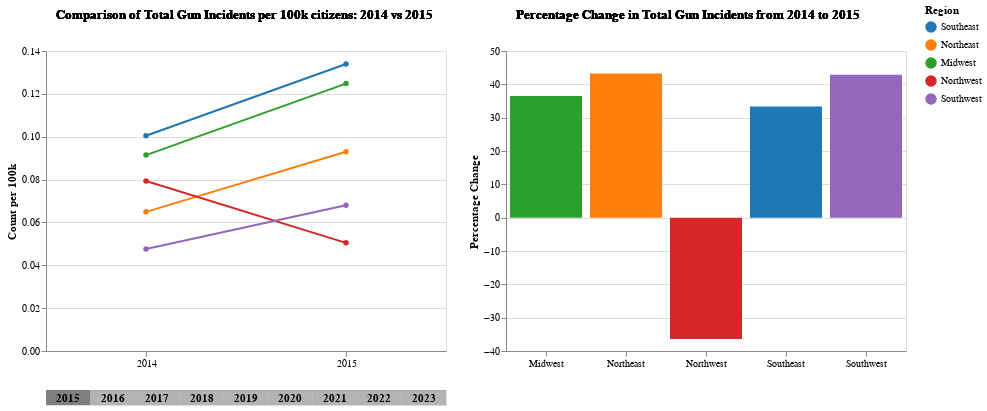

The notebook cell this image was saved under:
### Code cell
import altair as alt
import pandas as pd

SLOPE_CHART_DIM = (400, 400)
BAR_CHART_DIM = (400, 400)

# Define categorical palette for the regions
palette = alt.Scale(
    domain=['Southeast', 'Northeast', 'Midwest', 'Northwest', 'Southwest'],
    range=['#1f77b4', '#ff7f0e', '#2ca02c', '#d62728', '#9467bd']
)

# Define the base year
base_year = all_years[0]

region_df.rename(columns={'StateOrRegion': 'Region'}, inplace=True)
region_df = region_df.sort_values(by=['Region', 'Year'])

# Calculate percentage change with respect to the base year
region_df['Percentage Change'] = region_df.groupby('Region')['Count per 100k'].apply(lambda x: (x - x.iloc[0]) / x.iloc[0] * 100).reset_index(level=0, drop=True)

# Create a selection slider for the year with ordinal values
year_select = alt.selection_point(fields=['Year'], value=[{'Year': all_years[1]}], name='YearSelect')


title_df = region_df[["Year"]].copy()
title_df["title"] = title_df.apply(
    lambda x: f"Comparison of Total Gun Incidents per 100k citizens: {base_year} vs {x['Year']}",
    axis=1
)

slope_chart_title = alt.Chart(title_df).mark_text(
    align='left',
    fontSize=13,
    fontWeight='bold',
).encode(
    text=alt.condition(
        "datum.Year == YearSelect.Year",
        'title:N',
        alt.value('')
    )
)

# Slope chart
slope_chart = alt.Chart(region_df).mark_line(point=True).encode(
    x=alt.X('Year:O', title=''),
    y='Count per 100k:Q',
    color=alt.Color('Region:N', scale=palette),
    detail='Region:N',
    tooltip=['Region:N', 'Count per 100k:Q']
).transform_filter(
    f"datum.Year == YearSelect.Year || datum.Year == {base_year}"
).properties(
    width=SLOPE_CHART_DIM[0],
    height=SLOPE_CHART_DIM[1]-100,
    #title=f'Total Incidents by Region Compared to {base_year}'
)

title_df = region_df[["Year"]].copy()
title_df["title"] = title_df.apply(
    lambda x: f"Percentage Change in Total Gun Incidents from {base_year} to {x['Year']}",
    axis=1
)

bar_plot_title = alt.Chart(title_df).mark_text(
    align='left',
    fontSize=13,
    fontWeight='bold',
).encode(
    text=alt.condition(
        "datum.Year == YearSelect.Year",
        'title:N',
        alt.value('')
    )
)

# Bar plot for percentage change
bar_plot = alt.Chart(region_df).mark_bar().encode(
    x=alt.X('Region:N', title=''),
    y='Percentage Change:Q',
    color=alt.Color('Region:N', scale=palette),
    tooltip=['Region:N', alt.Tooltip('Percentage Change:Q', format='.2f')]
).transform_filter(
    year_select
).properties(
    width=BAR_CHART_DIM[0],
    height=BAR_CHART_DIM[1]-100,
    #title=alt.TitleParams(
    #    text=f'Percentage Change in Total Incidents by Region Compared to {base_year}',
    #    align='center',
    #    angle=0
    #)
)

year_data = pd.DataFrame({
    'Year': [2015, 2016, 2017, 2018, 2019, 2020, 2021, 2022, 2023],
})

year_selector = alt.Chart(year_data).mark_rect().encode(
    x=alt.X('Year:O', title='', axis=None),
    opacity=alt.condition(year_select, alt.value(1.0), alt.value(0.6)),
    color=alt.value('grey')
).properties(
    width=SLOPE_CHART_DIM[0],
    height=15
).add_params(
    year_select
)

year_text = alt.Chart(year_data).mark_text(
    align='center',
    baseline='middle',
    dy=1,
    fontWeight='bold',
).encode(
    x=alt.X('Year:O'),
    text=alt.Text('Year:O')
)

# Combine the charts and add the slider
combined_chart = alt.hconcat(
    alt.vconcat(slope_chart_title,slope_chart,year_selector + year_text),alt.vconcat(bar_plot_title,bar_plot)
).configure_axisX(
    labelAngle=0
).resolve_scale(
    x='independent'
)

combined_chart

### Figure 1 — Vega-Lite specification as saved in the notebook (floating-point values rounded to 4 significant figures)
{"config": {"view": {"continuousWidth": 300, "continuousHeight": 300}, "axisX": {"labelAngle": 0}}, "hconcat": [{"vconcat": [{"data": {"name": "data-27e198d2c9cfbea876af4edc7c2c1276"}, "mark": {"type": "text", "align": "left", "fontSize": 13, "fontWeight": "bold"}, "encoding": {"text": {"condition": {"test": "datum.Year == YearSelect.Year", "field": "title", "type": "nominal"}, "value": ""}}}, {"data": {"name": "data-f8b757788afaaef0b4fd4218a55bc0a1"}, "mark": {"type": "line", "point": true}, "encoding": {"color": {"field": "Region", "scale": {"domain": ["Southeast", "Northeast", "Midwest", "Northwest", "Southwest"], "range": ["#1f77b4", "#ff7f0e", "#2ca02c", "#d62728", "#9467bd"]}, "type": "nominal"}, "detail": {"field": "Region", "type": "nominal"}, "tooltip": [{"field": "Region", "type": "nominal"}, {"field": "Count per 100k", "type": "quantitative"}], "x": {"field": "Year", "title": "", "type": "ordinal"}, "y": {"field": "Count per 100k", "type": "quantitative"}}, "height": 300, "transform": [{"filter": "datum.Year == YearSelect.Year || datum.Year == 2014"}], "width": 400}, {"layer": [{"mark": {"type": "rect"}, "encoding": {"color": {"value": "grey"}, "opacity": {"condition": {"param": "YearSelect", "value": 1.0}, "value": 0.6}, "x": {"axis": null, "field": "Year", "title": "", "type": "ordinal"}}, "name": "view_12"}, {"mark": {"type": "text", "align": "center", "baseline": "middle", "dy": 1, "fontWeight": "bold"}, "encoding": {"text": {"field": "Year", "type": "ordinal"}, "x": {"field": "Year", "type": "ordinal"}}}], "data": {"name": "data-d6ffdcef77ecd84b627afbe0a281bc69"}, "height": 15, "width": 400}]}, {"vconcat": [{"data": {"name": "data-ca61dfec225c8a3497824bc9b482ca8e"}, "mark": {"type": "text", "align": "left", "fontSize": 13, "fontWeight": "bold"}, "encoding": {"text": {"condition": {"test": "datum.Year == YearSelect.Year", "field": "title", "type": "nominal"}, "value": ""}}}, {"data": {"name": "data-f8b757788afaaef0b4fd4218a55bc0a1"}, "mark": {"type": "bar"}, "encoding": {"color": {"field": "Region", "scale": {"domain": ["Southeast", "Northeast", "Midwest", "Northwest", "Southwest"], "range": ["#1f77b4", "#ff7f0e", "#2ca02c", "#d62728", "#9467bd"]}, "type": "nominal"}, "tooltip": [{"field": "Region", "type": "nominal"}, {"field": "Percentage Change", "format": ".2f", "type": "quantitative"}], "x": {"field": "Region", "title": "", "type": "nominal"}, "y": {"field": "Percentage Change", "type": "quantitative"}}, "height": 300, "transform": [{"filter": {"param": "YearSelect"}}], "width": 400}]}], "params": [{"name": "YearSelect", "select": {"type": "point", "fields": ["Year"]}, "value": [{"Year": 2015.0}], "views": ["view_12"]}], "resolve": {"scale": {"x": "independent"}}, "$schema": "https://vega.github.io/schema/vega-lite/v5.20.1.json", "datasets": {"data-27e198d2c9cfbea876af4edc7c2c1276": [{"Year": 2014, "title": "Comparison of Total Gun Incidents per 100k citizens: 2014 vs 2014"}, {"Year": 2015, "title": "Comparison of Total Gun Incidents per 100k citizens: 2014 vs 2015"}, {"Year": 2016, "title": "Comparison of Total Gun Incidents per 100k citizens: 2014 vs 2016"}, {"Year": 2017, "title": "Comparison of Total Gun Incidents per 100k citizens: 2014 vs 2017"}, {"Year": 2018, "title": "Comparison of Total Gun Incidents per 100k citizens: 2014 vs 2018"}, {"Year": 2019, "title": "Comparison of Total Gun Incidents per 100k citizens: 2014 vs 2019"}, {"Year": 2020, "title": "Comparison of Total Gun Incidents per 100k citizens: 2014 vs 2020"}, {"Year": 2021, "title": "Comparison of Total Gun Incidents per 100k citizens: 2014 vs 2021"}, {"Year": 2022, "title": "Comparison of Total Gun Incidents per 100k citizens: 2014 vs 2022"}, {"Year": 2023, "title": "Comparison of Total Gun Incidents per 100k citizens: 2014 vs 2023"}, {"Year": 2014, "title": "Comparison of Total Gun Incidents per 100k citizens: 2014 vs 2014"}, {"Year": 2015, "title": "Comparison of Total Gun Incidents per 100k citizens: 2014 vs 2015"}, {"Year": 2016, "title": "Comparison of Total Gun Incidents per 100k citizens: 2014 vs 2016"}, {"Year": 2017, "title": "Comparison of Total Gun Incidents per 100k citizens: 2014 vs 2017"}, {"Year": 2018, "title": "Comparison of Total Gun Incidents per 100k citizens: 2014 vs 2018"}, {"Year": 2019, "title": "Comparison of Total Gun Incidents per 100k citizens: 2014 vs 2019"}, {"Year": 2020, "title": "Comparison of Total Gun Incidents per 100k citizens: 2014 vs 2020"}, {"Year": 2021, "title": "Comparison of Total Gun Incidents per 100k citizens: 2014 vs 2021"}, {"Year": 2022, "title": "Comparison of Total Gun Incidents per 100k citizens: 2014 vs 2022"}, {"Year": 2023, "title": "Comparison of Total Gun Incidents per 100k citizens: 2014 vs 2023"}, {"Year": 2014, "title": "Comparison of Total Gun Incidents per 100k citizens: 2014 vs 2014"}, {"Year": 2015, "title": "Comparison of Total Gun Incidents per 100k citizens: 2014 vs 2015"}, {"Year": 2016, "title": "Comparison of Total Gun Incidents per 100k citizens: 2014 vs 2016"}, {"Year": 2017, "title": "Comparison of Total Gun Incidents per 100k citizens: 2014 vs 2017"}, {"Year": 2018, "title": "Comparison of Total Gun Incidents per 100k citizens: 2014 vs 2018"}, {"Year": 2019, "title": "Comparison of Total Gun Incidents per 100k citizens: 2014 vs 2019"}, {"Year": 2020, "title": "Comparison of Total Gun Incidents per 100k citizens: 2014 vs 2020"}, {"Year": 2021, "title": "Comparison of Total Gun Incidents per 100k citizens: 2014 vs 2021"}, {"Year": 2022, "title": "Comparison of Total Gun Incidents per 100k citizens: 2014 vs 2022"}, {"Year": 2023, "title": "Comparison of Total Gun Incidents per 100k citizens: 2014 vs 2023"}, {"Year": 2014, "title": "Comparison of Total Gun Incidents per 100k citizens: 2014 vs 2014"}, {"Year": 2015, "title": "Comparison of Total Gun Incidents per 100k citizens: 2014 vs 2015"}, {"Year": 2016, "title": "Comparison of Total Gun Incidents per 100k citizens: 2014 vs 2016"}, {"Year": 2017, "title": "Comparison of Total Gun Incidents per 100k citizens: 2014 vs 2017"}, {"Year": 2018, "title": "Comparison of Total Gun Incidents per 100k citizens: 2014 vs 2018"}, {"Year": 2019, "title": "Comparison of Total Gun Incidents per 100k citizens: 2014 vs 2019"}, {"Year": 2020, "title": "Comparison of Total Gun Incidents per 100k citizens: 2014 vs 2020"}, {"Year": 2021, "title": "Comparison of Total Gun Incidents per 100k citizens: 2014 vs 2021"}, {"Year": 2022, "title": "Comparison of Total Gun Incidents per 100k citizens: 2014 vs 2022"}, {"Year": 2023, "title": "Comparison of Total Gun Incidents per 100k citizens: 2014 vs 2023"}, {"Year": 2014, "title": "Comparison of Total Gun Incidents per 100k citizens: 2014 vs 2014"}, {"Year": 2015, "title": "Comparison of Total Gun Incidents per 100k citizens: 2014 vs 2015"}, {"Year": 2016, "title": "Comparison of Total Gun Incidents per 100k citizens: 2014 vs 2016"}, {"Year": 2017, "title": "Comparison of Total Gun Incidents per 100k citizens: 2014 vs 2017"}, {"Year": 2018, "title": "Comparison of Total Gun Incidents per 100k citizens: 2014 vs 2018"}, {"Year": 2019, "title": "Comparison of Total Gun Incidents per 100k citizens: 2014 vs 2019"}, {"Year": 2020, "title": "Comparison of Total Gun Incidents per 100k citizens: 2014 vs 2020"}, {"Year": 2021, "title": "Comparison of Total Gun Incidents per 100k citizens: 2014 vs 2021"}, {"Year": 2022, "title": "Comparison of Total Gun Incidents per 100k citizens: 2014 vs 2022"}, {"Year": 2023, "title": "Comparison of Total Gun Incidents per 100k citizens: 2014 vs 2023"}], "data-f8b757788afaaef0b4fd4218a55bc0a1": [{"Region": "Midwest", "Year": 2014, "Total Victims Killed": 51, "Total Victims Injured": 251, "Population": 68909283, "Total Incidents": 63, "Type": "Region", "Count per 100k": 0.09142, "Percentage Change": 0.0}, {"Region": "Midwest", "Year": 2015, "Total Victims Killed": 78, "Total Victims Injured": 337, "Population": 68909283, "Total Incidents": 86, "Type": "Region", "Count per 100k": 0.1248, "Percentage Change": 36.51}, {"Region": "Midwest", "Year": 2016, "Total Victims Killed": 91, "Total Victims Injured": 356, "Population": 68909283, "Total Incidents": 94, "Type": "Region", "Count per 100k": 0.1364, "Percentage Change": 49.21}, {"Region": "Midwest", "Year": 2017, "Total Victims Killed": 95, "Total Victims Injured": 359, "Population": 68909283, "Total Incidents": 95, "Type": "Region", "Count per 100k": 0.1379, "Percentage Change": 50.79}, {"Region": "Midwest", "Year": 2018, "Total Victims Killed": 66, "Total Victims Injured": 345, "Population": 68909283, "Total Incidents": 85, "Type": "Region", "Count per 100k": 0.1234, "Percentage Change": 34.92}, {"Region": "Midwest", "Year": 2019, "Total Victims Killed": 93, "Total Victims Injured": 439, "Population": 68909283, "Total Incidents": 105, "Type": "Region", "Count per 100k": 0.1524, "Percentage Change": 66.67}, {"Region": "Midwest", "Year": 2020, "Total Victims Killed": 135, "Total Victims Injured": 714, "Population": 68909283, "Total Incidents": 168, "Type": "Region", "Count per 100k": 0.2438, "Percentage Change": 166.7}, {"Region": "Midwest", "Year": 2021, "Total Victims Killed": 184, "Total Victims Injured": 850, "Population": 68909283, "Total Incidents": 205, "Type": "Region", "Count per 100k": 0.2975, "Percentage Change": 225.4}, {"Region": "Midwest", "Year": 2022, "Total Victims Killed": 158, "Total Victims Injured": 683, "Population": 68909283, "Total Incidents": 167, "Type": "Region", "Count per 100k": 0.2423, "Percentage Change": 165.1}, {"Region": "Midwest", "Year": 2023, "Total Victims Killed": 136, "Total Victims Injured": 664, "Population": 68909283, "Total Incidents": 155, "Type": "Region", "Count per 100k": 0.2249, "Percentage Change": 146.0}, {"Region": "Northeast", "Year": 2014, "Total Victims Killed": 28, "Total Victims Injured": 142, "Population": 56983517, "Total Incidents": 37, "Type": "Region", "Count per 100k": 0.06493, "Percentage Change": 0.0}, {"Region": "Northeast", "Year": 2015, "Total Victims Killed": 38, "Total Victims Injured": 217, "Population": 56983517, "Total Incidents": 53, "Type": "Region", "Count per 100k": 0.09301, "Percentage Change": 43.24}, {"Region": "Northeast", "Year": 2016, "Total Victims Killed": 26, "Total Victims Injured": 188, "Population": 56983517, "Total Incidents": 43, "Type": "Region", "Count per 100k": 0.07546, "Percentage Change": 16.22}, {"Region": "Northeast", "Year": 2017, "Total Victims Killed": 28, "Total Victims Injured": 168, "Population": 56983517, "Total Incidents": 46, "Type": "Region", "Count per 100k": 0.08073, "Percentage Change": 24.32}, {"Region": "Northeast", "Year": 2018, "Total Victims Killed": 41, "Total Victims Injured": 179, "Population": 56983517, "Total Incidents": 45, "Type": "Region", "Count per 100k": 0.07897, "Percentage Change": 21.62}, {"Region": "Northeast", "Year": 2019, "Total Victims Killed": 35, "Total Victims Injured": 202, "Population": 56983517, "Total Incidents": 47, "Type": "Region", "Count per 100k": 0.08248, "Percentage Change": 27.03}, {"Region": "Northeast", "Year": 2020, "Total Victims Killed": 61, "Total Victims Injured": 425, "Population": 56983517, "Total Incidents": 100, "Type": "Region", "Count per 100k": 0.1755, "Percentage Change": 170.3}, {"Region": "Northeast", "Year": 2021, "Total Victims Killed": 47, "Total Victims Injured": 405, "Population": 56983517, "Total Incidents": 95, "Type": "Region", "Count per 100k": 0.1667, "Percentage Change": 156.8}, {"Region": "Northeast", "Year": 2022, "Total Victims Killed": 46, "Total Victims Injured": 336, "Population": 56983517, "Total Incidents": 79, "Type": "Region", "Count per 100k": 0.1386, "Percentage Change": 113.5}, {"Region": "Northeast", "Year": 2023, "Total Victims Killed": 77, "Total Victims Injured": 295, "Population": 56983517, "Total Incidents": 74, "Type": "Region", "Count per 100k": 0.1299, "Percentage Change": 100.0}, {"Region": "Northwest", "Year": 2014, "Total Victims Killed": 52, "Total Victims Injured": 214, "Population": 69351090, "Total Incidents": 55, "Type": "Region", "Count per 100k": 0.07931, "Percentage Change": 0.0}, {"Region": "Northwest", "Year": 2015, "Total Victims Killed": 54, "Total Victims Injured": 152, "Population": 69351090, "Total Incidents": 35, "Type": "Region", "Count per 100k": 0.05047, "Percentage Change": -36.36}, {"Region": "Northwest", "Year": 2016, "Total Victims Killed": 64, "Total Victims Injured": 232, "Population": 69351090, "Total Incidents": 63, "Type": "Region", "Count per 100k": 0.09084, "Percentage Change": 14.55}, {"Region": "Northwest", "Year": 2017, "Total Victims Killed": 112, "Total Victims Injured": 610, "Population": 69351090, "Total Incidents": 47, "Type": "Region", "Count per 100k": 0.06777, "Percentage Change": -14.55}, {"Region": "Northwest", "Year": 2018, "Total Victims Killed": 63, "Total Victims Injured": 183, "Population": 69351090, "Total Incidents": 51, "Type": "Region", "Count per 100k": 0.07354, "Percentage Change": -7.273}, {"Region": "Northwest", "Year": 2019, "Total Victims Killed": 76, "Total Victims Injured": 254, "Population": 69351090, "Total Incidents": 65, "Type": "Region", "Count per 100k": 0.09373, "Percentage Change": 18.18}, {"Region": "Northwest", "Year": 2020, "Total Victims Killed": 60, "Total Victims Injured": 259, "Population": 69351090, "Total Incidents": 66, "Type": "Region", "Count per 100k": 0.09517, "Percentage Change": 20.0}, {"Region": "Northwest", "Year": 2021, "Total Victims Killed": 115, "Total Victims Injured": 291, "Population": 69351090, "Total Incidents": 81, "Type": "Region", "Count per 100k": 0.1168, "Percentage Change": 47.27}, {"Region": "Northwest", "Year": 2022, "Total Victims Killed": 94, "Total Victims Injured": 352, "Population": 69351090, "Total Incidents": 85, "Type": "Region", "Count per 100k": 0.1226, "Percentage Change": 54.55}, {"Region": "Northwest", "Year": 2023, "Total Victims Killed": 136, "Total Victims Injured": 335, "Population": 69351090, "Total Incidents": 93, "Type": "Region", "Count per 100k": 0.1341, "Percentage Change": 69.09}, {"Region": "Southeast", "Year": 2014, "Total Victims Killed": 92, "Total Victims Injured": 383, "Population": 95568165, "Total Incidents": 96, "Type": "Region", "Count per 100k": 0.1005, "Percentage Change": 0.0}, {"Region": "Southeast", "Year": 2015, "Total Victims Killed": 113, "Total Victims Injured": 499, "Population": 95568165, "Total Incidents": 128, "Type": "Region", "Count per 100k": 0.1339, "Percentage Change": 33.33}, {"Region": "Southeast", "Year": 2016, "Total Victims Killed": 187, "Total Victims Injured": 616, "Population": 95568165, "Total Incidents": 143, "Type": "Region", "Count per 100k": 0.1496, "Percentage Change": 48.96}, {"Region": "Southeast", "Year": 2017, "Total Victims Killed": 116, "Total Victims Injured": 541, "Population": 95568165, "Total Incidents": 130, "Type": "Region", "Count per 100k": 0.136, "Percentage Change": 35.42}, {"Region": "Southeast", "Year": 2018, "Total Victims Killed": 142, "Total Victims Injured": 514, "Population": 95568165, "Total Incidents": 130, "Type": "Region", "Count per 100k": 0.136, "Percentage Change": 35.42}, {"Region": "Southeast", "Year": 2019, "Total Victims Killed": 143, "Total Victims Injured": 613, "Population": 95568165, "Total Incidents": 155, "Type": "Region", "Count per 100k": 0.1622, "Percentage Change": 61.46}, {"Region": "Southeast", "Year": 2020, "Total Victims Killed": 198, "Total Victims Injured": 974, "Population": 95568165, "Total Incidents": 235, "Type": "Region", "Count per 100k": 0.2459, "Percentage Change": 144.8}, {"Region": "Southeast", "Year": 2021, "Total Victims Killed": 241, "Total Victims Injured": 978, "Population": 95568165, "Total Incidents": 243, "Type": "Region", "Count per 100k": 0.2543, "Percentage Change": 153.1}, {"Region": "Southeast", "Year": 2022, "Total Victims Killed": 224, "Total Victims Injured": 975, "Population": 95568165, "Total Incidents": 238, "Type": "Region", "Count per 100k": 0.249, "Percentage Change": 147.9}, {"Region": "Southeast", "Year": 2023, "Total Victims Killed": 258, "Total Victims Injured": 1063, "Population": 95568165, "Total Incidents": 250, "Type": "Region", "Count per 100k": 0.2616, "Percentage Change": 160.4}, {"Region": "Southwest", "Year": 2014, "Total Victims Killed": 34, "Total Victims Injured": 85, "Population": 44102840, "Total Incidents": 21, "Type": "Region", "Count per 100k": 0.04762, "Percentage Change": 0.0}, {"Region": "Southwest", "Year": 2015, "Total Victims Killed": 53, "Total Victims Injured": 114, "Population": 44102840, "Total Incidents": 30, "Type": "Region", "Count per 100k": 0.06802, "Percentage Change": 42.86}, {"Region": "Southwest", "Year": 2016, "Total Victims Killed": 60, "Total Victims Injured": 141, "Population": 44102840, "Total Incidents": 40, "Type": "Region", "Count per 100k": 0.0907, "Percentage Change": 90.48}, {"Region": "Southwest", "Year": 2017, "Total Victims Killed": 66, "Total Victims Injured": 110, "Population": 44102840, "Total Incidents": 29, "Type": "Region", "Count per 100k": 0.06576, "Percentage Change": 38.1}, {"Region": "Southwest", "Year": 2018, "Total Victims Killed": 35, "Total Victims Injured": 87, "Population": 44102840, "Total Incidents": 24, "Type": "Region", "Count per 100k": 0.05442, "Percentage Change": 14.29}, {"Region": "Southwest", "Year": 2019, "Total Victims Killed": 81, "Total Victims Injured": 182, "Population": 44102840, "Total Incidents": 42, "Type": "Region", "Count per 100k": 0.09523, "Percentage Change": 100.0}, {"Region": "Southwest", "Year": 2020, "Total Victims Killed": 41, "Total Victims Injured": 154, "Population": 44102840, "Total Incidents": 42, "Type": "Region", "Count per 100k": 0.09523, "Percentage Change": 100.0}, {"Region": "Southwest", "Year": 2021, "Total Victims Killed": 81, "Total Victims Injured": 260, "Population": 44102840, "Total Incidents": 65, "Type": "Region", "Count per 100k": 0.1474, "Percentage Change": 209.5}, {"Region": "Southwest", "Year": 2022, "Total Victims Killed": 120, "Total Victims Injured": 301, "Population": 44102840, "Total Incidents": 75, "Type": "Region", "Count per 100k": 0.1701, "Percentage Change": 257.1}, {"Region": "Southwest", "Year": 2023, "Total Victims Killed": 109, "Total Victims Injured": 332, "Population": 44102840, "Total Incidents": 84, "Type": "Region", "Count per 100k": 0.1905, "Percentage Change": 300.0}], "data-d6ffdcef77ecd84b627afbe0a281bc69": [{"Year": 2015}, {"Year": 2016}, {"Year": 2017}, {"Year": 2018}, {"Year": 2019}, {"Year": 2020}, {"Year": 2021}, {"Year": 2022}, {"Year": 2023}], "data-ca61dfec225c8a3497824bc9b482ca8e": [{"Year": 2014, "title": "Percentage Change in Total Gun Incidents from 2014 to 2014"}, {"Year": 2015, "title": "Percentage Change in Total Gun Incidents from 2014 to 2015"}, {"Year": 2016, "title": "Percentage Change in Total Gun Incidents from 2014 to 2016"}, {"Year": 2017, "title": "Percentage Change in Total Gun Incidents from 2014 to 2017"}, {"Year": 2018, "title": "Percentage Change in Total Gun Incidents from 2014 to 2018"}, {"Year": 2019, "title": "Percentage Change in Total Gun Incidents from 2014 to 2019"}, {"Year": 2020, "title": "Percentage Change in Total Gun Incidents from 2014 to 2020"}, {"Year": 2021, "title": "Percentage Change in Total Gun Incidents from 2014 to 2021"}, {"Year": 2022, "title": "Percentage Change in Total Gun Incidents from 2014 to 2022"}, {"Year": 2023, "title": "Percentage Change in Total Gun Incidents from 2014 to 2023"}, {"Year": 2014, "title": "Percentage Change in Total Gun Incidents from 2014 to 2014"}, {"Year": 2015, "title": "Percentage Change in Total Gun Incidents from 2014 to 2015"}, {"Year": 2016, "title": "Percentage Change in Total Gun Incidents from 2014 to 2016"}, {"Year": 2017, "title": "Percentage Change in Total Gun Incidents from 2014 to 2017"}, {"Year": 2018, "title": "Percentage Change in Total Gun Incidents from 2014 to 2018"}, {"Year": 2019, "title": "Percentage Change in Total Gun Incidents from 2014 to 2019"}, {"Year": 2020, "title": "Percentage Change in Total Gun Incidents from 2014 to 2020"}, {"Year": 2021, "title": "Percentage Change in Total Gun Incidents from 2014 to 2021"}, {"Year": 2022, "title": "Percentage Change in Total Gun Incidents from 2014 to 2022"}, {"Year": 2023, "title": "Percentage Change in Total Gun Incidents from 2014 to 2023"}, {"Year": 2014, "title": "Percentage Change in Total Gun Incidents from 2014 to 2014"}, {"Year": 2015, "title": "Percentage Change in Total Gun Incidents from 2014 to 2015"}, {"Year": 2016, "title": "Percentage Change in Total Gun Incidents from 2014 to 2016"}, {"Year": 2017, "title": "Percentage Change in Total Gun Incidents from 2014 to 2017"}, {"Year": 2018, "title": "Percentage Change in Total Gun Incidents from 2014 to 2018"}, {"Year": 2019, "title": "Percentage Change in Total Gun Incidents from 2014 to 2019"}, {"Year": 2020, "title": "Percentage Change in Total Gun Incidents from 2014 to 2020"}, {"Year": 2021, "title": "Percentage Change in Total Gun Incidents from 2014 to 2021"}, {"Year": 2022, "title": "Percentage Change in Total Gun Incidents from 2014 to 2022"}, {"Year": 2023, "title": "Percentage Change in Total Gun Incidents from 2014 to 2023"}, {"Year": 2014, "title": "Percentage Change in Total Gun Incidents from 2014 to 2014"}, {"Year": 2015, "title": "Percentage Change in Total Gun Incidents from 2014 to 2015"}, {"Year": 2016, "title": "Percentage Change in Total Gun Incidents from 2014 to 2016"}, {"Year": 2017, "title": "Percentage Change in Total Gun Incidents from 2014 to 2017"}, {"Year": 2018, "title": "Percentage Change in Total Gun Incidents from 2014 to 2018"}, {"Year": 2019, "title": "Percentage Change in Total Gun Incidents from 2014 to 2019"}, {"Year": 2020, "title": "Percentage Change in Total Gun Incidents from 2014 to 2020"}, {"Year": 2021, "title": "Percentage Change in Total Gun Incidents from 2014 to 2021"}, {"Year": 2022, "title": "Percentage Change in Total Gun Incidents from 2014 to 2022"}, {"Year": 2023, "title": "Percentage Change in Total Gun Incidents from 2014 to 2023"}, {"Year": 2014, "title": "Percentage Change in Total Gun Incidents from 2014 to 2014"}, {"Year": 2015, "title": "Percentage Change in Total Gun Incidents from 2014 to 2015"}, {"Year": 2016, "title": "Percentage Change in Total Gun Incidents from 2014 to 2016"}, {"Year": 2017, "title": "Percentage Change in Total Gun Incidents from 2014 to 2017"}, {"Year": 2018, "title": "Percentage Change in Total Gun Incidents from 2014 to 2018"}, {"Year": 2019, "title": "Percentage Change in Total Gun Incidents from 2014 to 2019"}, {"Year": 2020, "title": "Percentage Change in Total Gun Incidents from 2014 to 2020"}, {"Year": 2021, "title": "Percentage Change in Total Gun Incidents from 2014 to 2021"}, {"Year": 2022, "title": "Percentage Change in Total Gun Incidents from 2014 to 2022"}, {"Year": 2023, "title": "Percentage Change in Total Gun Incidents from 2014 to 2023"}]}}
